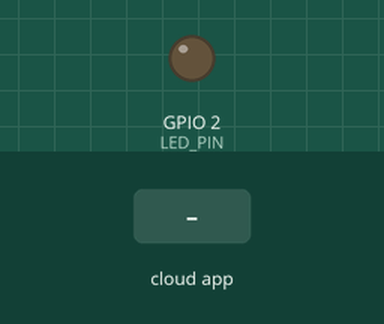
The program below on a simulated ESP32. Shown: output pins drawn as LEDs (lit = HIGH). The inputs (shaded band) are chosen by the test bench. The ROS host is connected and sends only what is stated.

Above: at 3.2 s.
3.3 s: the phone or cloud app sets led_cmd to 1
At 3.9 s:
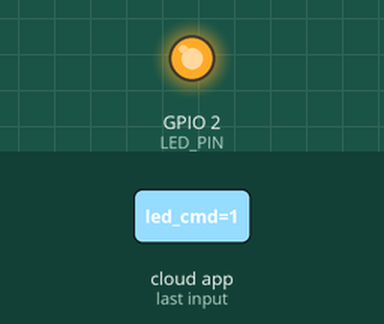
4.8 s: the phone or cloud app sets led_cmd to 0
At 6.2 s:
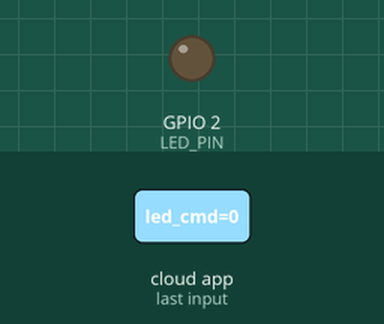
Timing chart, 0 to 7.8 s (numbered marks = the images above; inputs shaded):
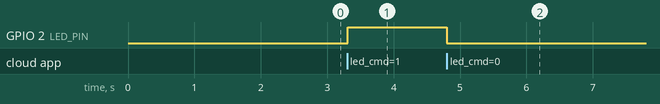

Measured:
- after the input at 3.3 s, GPIO 2 (LED_PIN): LOW → HIGH at once
- after the input at 4.8 s, GPIO 2 (LED_PIN): HIGH → LOW at once

The program:

main.cpp
```cpp
#include <Arduino.h>
#include <WiFi.h>

#include <micro_ros_platformio.h>
#include <rcl/rcl.h>
#include <rclc/rclc.h>
#include <rclc/executor.h>
#include <std_msgs/msg/bool.h>

// ---- A ADAPTER ----
const char* WIFI_SSID = "Roots 05";
const char* WIFI_PASS = "Roots@05";
const char* AGENT_IP  = "192.168.1.37";   // IP de ton PC (hostname -I)
const uint16_t AGENT_PORT = 8888;

const int LED_PIN = 2; // LED bleue integree

rcl_subscription_t subscriber;
std_msgs__msg__Bool msg;
rclc_executor_t executor;
rclc_support_t support;
rcl_allocator_t allocator;
rcl_node_t node;

#define RCCHECK(fn) { rcl_ret_t rc = fn; if (rc != RCL_RET_OK) { error_loop(); } }

void error_loop() {
  while (1) {
    digitalWrite(LED_PIN, !digitalRead(LED_PIN));
    delay(100);
  }
}

void led_callback(const void *msgin) {
  const std_msgs__msg__Bool *led_msg = (const std_msgs__msg__Bool *)msgin;
  digitalWrite(LED_PIN, led_msg->data ? HIGH : LOW);
}

void setup() {
  pinMode(LED_PIN, OUTPUT);
  digitalWrite(LED_PIN, LOW);

  Serial.begin(115200);

  IPAddress agent_ip;
  agent_ip.fromString(AGENT_IP);
  set_microros_wifi_transports((char*)WIFI_SSID, (char*)WIFI_PASS, agent_ip, AGENT_PORT);

  delay(2000);

  allocator = rcl_get_default_allocator();
  RCCHECK(rclc_support_init(&support, 0, NULL, &allocator));
  RCCHECK(rclc_node_init_default(&node, "esp32_led_node", "", &support));

  RCCHECK(rclc_subscription_init_default(
      &subscriber,
      &node,
      ROSIDL_GET_MSG_TYPE_SUPPORT(std_msgs, msg, Bool),
      "/led_cmd"));

  RCCHECK(rclc_executor_init(&executor, &support.context, 1, &allocator));
  RCCHECK(rclc_executor_add_subscription(&executor, &subscriber, &msg, &led_callback, ON_NEW_DATA));
}

void loop() {
  rclc_executor_spin_some(&executor, RCL_MS_TO_NS(100));
}
/*


// La LED intégrée sur la majorité des ESP32 WROOM est sur la broche GPIO 2.
// Si tu branches une LED externe, change ce numéro par la broche utilisée (ex: 23).
#define LED_PIN 2

void setup() {
  // Initialisation de la communication série pour le débogage
  Serial.begin(115200);

  // Configuration de la broche de la LED en mode Sortie
  pinMode(LED_PIN, OUTPUT);

  Serial.println("--- Test de la LED ESP32 demarre ---");
}

void loop() {
  // Allume la LED
  digitalWrite(LED_PIN, HIGH);
  Serial.println("LED : ALLUMEE");
  delay(1000); // Attend 1 seconde

  // Éteint la LED
  digitalWrite(LED_PIN, LOW);
  Serial.println("LED : ETEINTE");
  delay(1000); // Attend 1 seconde
}*/
```
